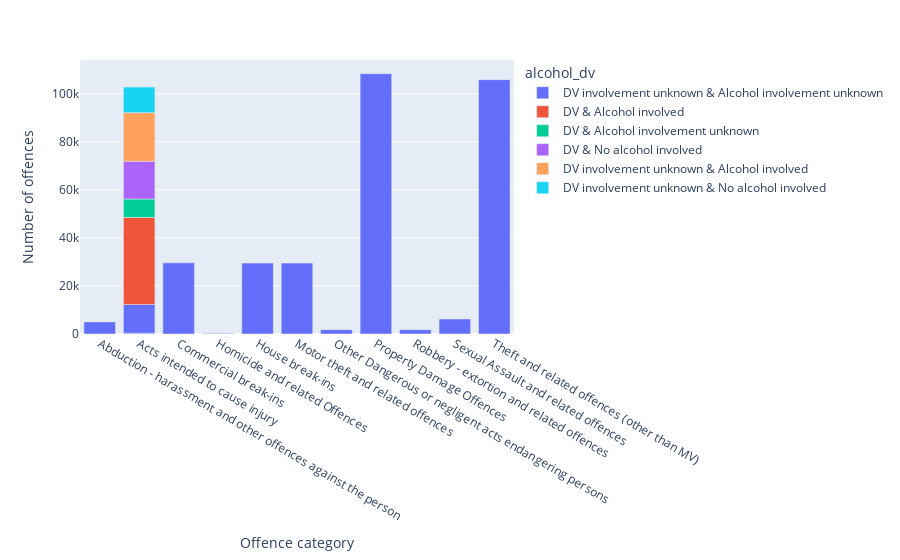

Notebook code cell kept with this figure:
### Code cell
px.bar(dv_alcohol, x = 'Offence category', y = 'Number of offences', color = 'alcohol_dv')

### Figure 1 — Plotly figure (JSON) as saved in the notebook; plotly's stock layout.template omitted (floating-point values rounded to 4 significant figures)
{"data": [{"alignmentgroup": "True", "hovertemplate": "alcohol_dv=DV involvement unknown & Alcohol involvement unknown<br>Offence category=%{x}<br>Number of offences=%{y}<extra></extra>", "legendgroup": "DV involvement unknown & Alcohol involvement unknown", "marker": {"color": "#636efa", "pattern": {"shape": ""}}, "name": "DV involvement unknown & Alcohol involvement unknown", "offsetgroup": "DV involvement unknown & Alcohol involvement unknown", "orientation": "v", "showlegend": true, "textposition": "auto", "type": "bar", "x": ["Abduction - harassment and other offences against the person", "Acts intended to cause injury", "Commercial break-ins", "Homicide and related Offences", "House break-ins", "Motor theft and related offences", "Other Dangerous or negligent acts endangering persons", "Property Damage Offences", "Robbery - extortion and related offences", "Sexual Assault and related offences", "Theft and related offences (other than MV)", "Acts intended to cause injury"], "xaxis": "x", "y": [5027, 371, 29600, 248, 29496, 29486, 1787, 108292, 1809, 6248, 105809, 11951], "yaxis": "y"}, {"alignmentgroup": "True", "hovertemplate": "alcohol_dv=DV & Alcohol involved<br>Offence category=%{x}<br>Number of offences=%{y}<extra></extra>", "legendgroup": "DV & Alcohol involved", "marker": {"color": "#EF553B", "pattern": {"shape": ""}}, "name": "DV & Alcohol involved", "offsetgroup": "DV & Alcohol involved", "orientation": "v", "showlegend": true, "textposition": "auto", "type": "bar", "x": ["Acts intended to cause injury"], "xaxis": "x", "y": [36155], "yaxis": "y"}, {"alignmentgroup": "True", "hovertemplate": "alcohol_dv=DV & Alcohol involvement unknown<br>Offence category=%{x}<br>Number of offences=%{y}<extra></extra>", "legendgroup": "DV & Alcohol involvement unknown", "marker": {"color": "#00cc96", "pattern": {"shape": ""}}, "name": "DV & Alcohol involvement unknown", "offsetgroup": "DV & Alcohol involvement unknown", "orientation": "v", "showlegend": true, "textposition": "auto", "type": "bar", "x": ["Acts intended to cause injury"], "xaxis": "x", "y": [7691], "yaxis": "y"}, {"alignmentgroup": "True", "hovertemplate": "alcohol_dv=DV & No alcohol involved<br>Offence category=%{x}<br>Number of offences=%{y}<extra></extra>", "legendgroup": "DV & No alcohol involved", "marker": {"color": "#ab63fa", "pattern": {"shape": ""}}, "name": "DV & No alcohol involved", "offsetgroup": "DV & No alcohol involved", "orientation": "v", "showlegend": true, "textposition": "auto", "type": "bar", "x": ["Acts intended to cause injury"], "xaxis": "x", "y": [15700], "yaxis": "y"}, {"alignmentgroup": "True", "hovertemplate": "alcohol_dv=DV involvement unknown & Alcohol involved<br>Offence category=%{x}<br>Number of offences=%{y}<extra></extra>", "legendgroup": "DV involvement unknown & Alcohol involved", "marker": {"color": "#FFA15A", "pattern": {"shape": ""}}, "name": "DV involvement unknown & Alcohol involved", "offsetgroup": "DV involvement unknown & Alcohol involved", "orientation": "v", "showlegend": true, "textposition": "auto", "type": "bar", "x": ["Acts intended to cause injury"], "xaxis": "x", "y": [20194], "yaxis": "y"}, {"alignmentgroup": "True", "hovertemplate": "alcohol_dv=DV involvement unknown & No alcohol involved<br>Offence category=%{x}<br>Number of offences=%{y}<extra></extra>", "legendgroup": "DV involvement unknown & No alcohol involved", "marker": {"color": "#19d3f3", "pattern": {"shape": ""}}, "name": "DV involvement unknown & No alcohol involved", "offsetgroup": "DV involvement unknown & No alcohol involved", "orientation": "v", "showlegend": true, "textposition": "auto", "type": "bar", "x": ["Acts intended to cause injury"], "xaxis": "x", "y": [10677], "yaxis": "y"}], "layout": {"barmode": "relative", "legend": {"title": {"text": "alcohol_dv"}, "tracegroupgap": 0}, "margin": {"t": 60}, "xaxis": {"anchor": "y", "domain": [0, 1], "title": {"text": "Offence category"}}, "yaxis": {"anchor": "x", "domain": [0, 1], "title": {"text": "Number of offences"}}}}
